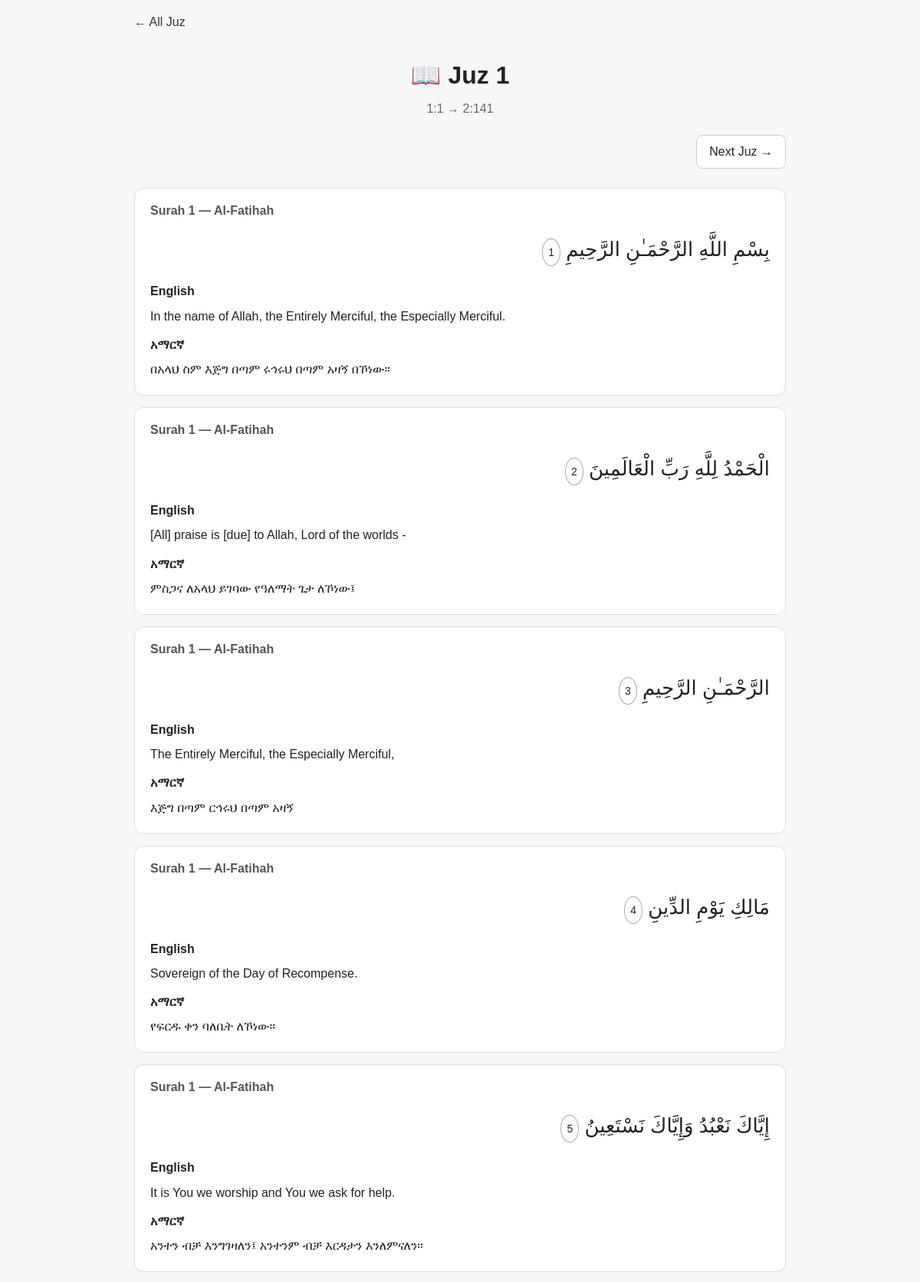
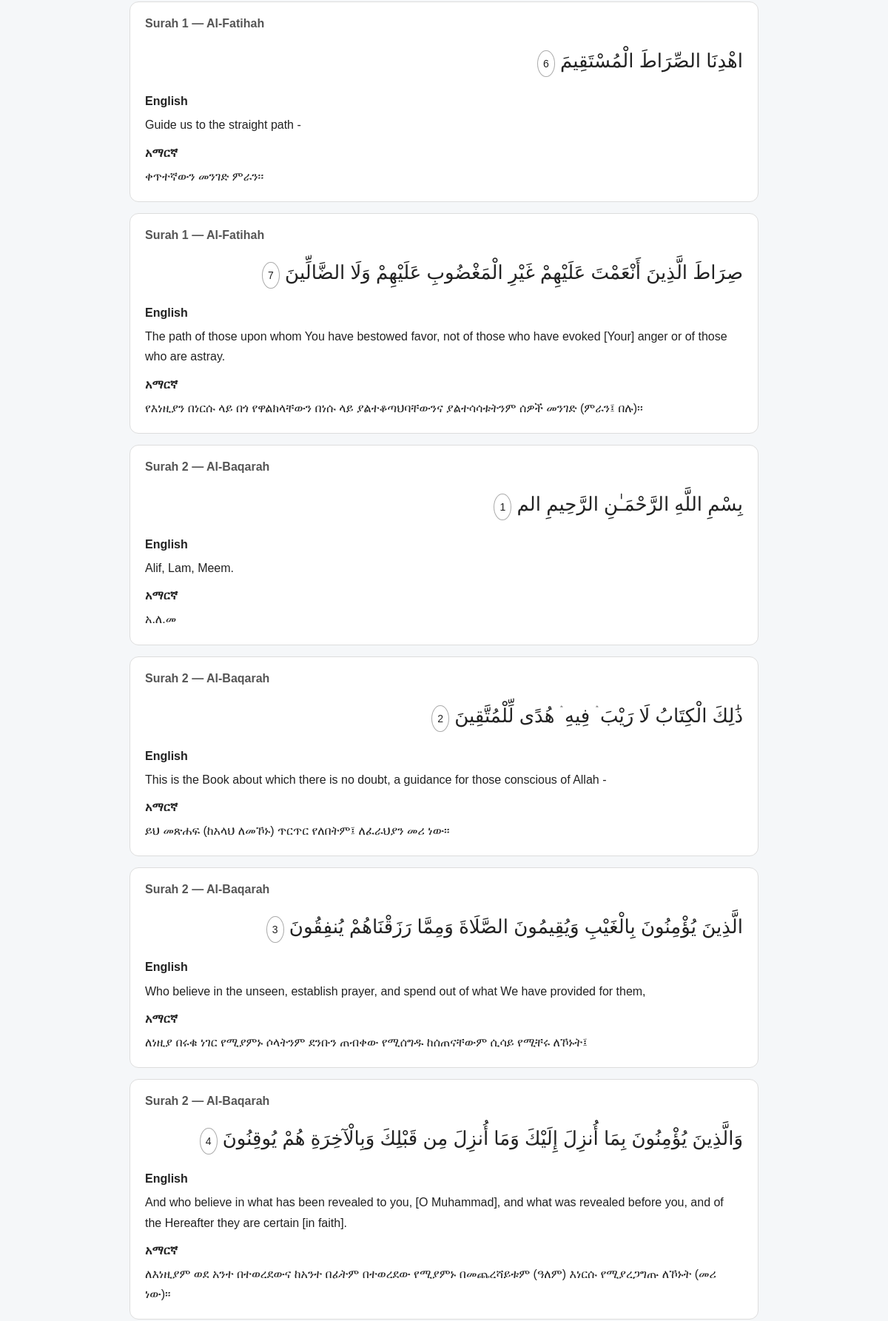
/quran/juz/1 (upper part), run on the app's committed database (2 pictures, top to bottom).
### tables this page shows
CREATE TABLE verses (
    id INTEGER PRIMARY KEY AUTOINCREMENT,
    surah_id INTEGER NOT NULL,
    verse_number INTEGER NOT NULL,
    arabic_text TEXT NOT NULL,
    translation_en TEXT,
    translation_am TEXT,
    FOREIGN KEY (surah_id) REFERENCES surahs(id),
    UNIQUE(surah_id, verse_number)
);

CREATE TABLE surahs (
    id INTEGER PRIMARY KEY AUTOINCREMENT,
    number INTEGER UNIQUE NOT NULL,
    name_ar TEXT NOT NULL,
    name_en TEXT NOT NULL,
    name_am TEXT,
    revelation_type TEXT,
    verse_count INTEGER NOT NULL
);

### app.py (the view)
@app.route("/quran/juz/<int:juz_number>")
def quran_juz(juz_number):
    if juz_number < 1 or juz_number > 30:
        return "Juz not found", 404
    juz_info = QURAN_JUZ_MAPPING.get(str(juz_number))
    if not juz_info:
        return "Juz data not found", 404
    conn = get_db()
    verses = []
    for surah, verse_range in juz_info["verse_mapping"].items():
        start, end = map(int, verse_range.split("-"))
        rows = conn.execute("""
            SELECT
                v.id,
                v.surah_id,
                v.verse_number,
                v.arabic_text,
                v.translation_en,
                v.translation_am,
                s.number AS surah_number,
                s.name_en AS surah_name_en
            FROM verses v
            JOIN surahs s ON s.id = v.surah_id
            WHERE s.number = ?
              AND v.verse_number BETWEEN ? AND ?
            ORDER BY v.verse_number
        """, (int(surah), start, end)).fetchall()
        verses.extend(rows)
    conn.close()
    if not verses:
        return "No verses found for this Juz", 404
    previous_juz = juz_number - 1 if juz_number > 1 else None
    next_juz = juz_number + 1 if juz_number < 30 else None
    return render_template(
        "juz_reader.html",
        verses=verses,
        juz_number=juz_number,
        juz_info=juz_info,
        previous_juz=previous_juz,
        next_juz=next_juz
    )

### app.py (called while the page is built)
def get_db():
    conn = sqlite3.connect(DATABASE)
    conn.row_factory = sqlite3.Row
    return conn

### templates/juz_reader.html (shortened to what this page needs)
<!DOCTYPE html>
<html lang="en">
<head>
</head>
<body>
<div class="container">
    <a href="/juz" class="back">← All Juz</a>
    <div class="header">
        <h1>📖 Juz {{ juz_number }}</h1>
        <p>
            {{ juz_info.first_verse_key }}
            →
            {{ juz_info.last_verse_key }}
        </p>
    </div>
    <div class="navigation">
        {% if next_juz %}
            <a href="/quran/juz/{{ next_juz }}">Next Juz →</a>
        {% endif %}
    </div>
    {% for verse in verses %}
        <div class="verse">
            <div class="surah-name">
                Surah {{ verse.surah_number }} — {{ verse.surah_name_en }}
            </div>
            <div class="arabic">
                {{ verse.arabic_text }}
                <span class="verse-number">
                    {{ verse.verse_number }}
                </span>
            </div>
            {% if verse.translation_en %}
                <div class="translation">
                    <div class="translation-title">English</div>
                    {{ verse.translation_en }}
                </div>
            {% endif %}
            {% if verse.translation_am %}
                <div class="translation">
                    <div class="translation-title">አማርኛ</div>
                    {{ verse.translation_am }}
                </div>
            {% endif %}
        </div>
    {% endfor %}
</div>
</body>
</html>

### templates/juz_reader.html (style rules this page uses)
body { margin: 0; font-family: Arial, sans-serif; background: #f5f7f9; color: #222; }
.container { max-width: 850px; margin: auto; padding: 20px; }
.header { text-align: center; margin-bottom: 25px; }
.header h1 { margin-bottom: 8px; }
.header p { color: #666; }
.verse { background: white; border: 1px solid #ddd; border-radius: 12px; padding: 20px; margin-bottom: 15px; }
.surah-name { font-weight: bold; margin-bottom: 15px; color: #555; }
.arabic { direction: rtl; text-align: right; font-size: 26px; line-height: 2; margin-bottom: 15px; }
.verse-number { display: inline-block; font-size: 14px; border: 1px solid #aaa; border-radius: 50%; padding: 3px 7px; margin-left: 8px; }
.translation { line-height: 1.7; margin-top: 10px; }
.translation-title { font-weight: bold; margin-bottom: 5px; }
.navigation { display: flex; justify-content: space-between; gap: 10px; margin: 25px 0; }
.navigation a { text-decoration: none; background: white; border: 1px solid #ccc; border-radius: 8px; padding: 12px 16px; color: #222; }
.back { display: inline-block; margin-bottom: 20px; text-decoration: none; color: #333; }

### data on the page
verses: surah_number "1", surah_name_en "Al-Fatihah", arabic_text "بِسْمِ اللَّهِ الرَّحْمَـٰنِ الرَّحِيمِ", verse_number "1", translation_en "In the name of Allah, the Entirely Merciful, the Especially Merciful.", translation_am "በአላህ ስም እጅግ በጣም ሩኅሩህ በጣም አዛኝ በኾነው፡፡"
verses: surah_number "1", surah_name_en "Al-Fatihah", arabic_text "الْحَمْدُ لِلَّهِ رَبِّ الْعَالَمِينَ", verse_number "2", translation_en "[All] praise is [due] to Allah, Lord of the worlds -", translation_am "ምስጋና ለአላህ ይገባው የዓለማት ጌታ ለኾነው፤"
verses: surah_number "1", surah_name_en "Al-Fatihah", arabic_text "الرَّحْمَـٰنِ الرَّحِيمِ", verse_number "3", translation_en "The Entirely Merciful, the Especially Merciful,", translation_am "እጅግ በጣም ርኅሩህ በጣም አዛኝ"
verses: surah_number "1", surah_name_en "Al-Fatihah", arabic_text "مَالِكِ يَوْمِ الدِّينِ", verse_number "4", translation_en "Sovereign of the Day of Recompense.", translation_am "የፍርዱ ቀን ባለቤት ለኾነው፡፡"
verses: surah_number "1", surah_name_en "Al-Fatihah", arabic_text "إِيَّاكَ نَعْبُدُ وَإِيَّاكَ نَسْتَعِينُ", verse_number "5", translation_en "It is You we worship and You we ask for help.", translation_am "አንተን ብቻ እንግገዛለን፤ አንተንም ብቻ እርዳታን እንለምናለን፡፡"
verses: surah_number "1", surah_name_en "Al-Fatihah", arabic_text "اهْدِنَا الصِّرَاطَ الْمُسْتَقِيمَ", verse_number "6", translation_en "Guide us to the straight path -", translation_am "ቀጥተኛውን መንገድ ምራን፡፡"
verses: surah_number "1", surah_name_en "Al-Fatihah", arabic_text "صِرَاطَ الَّذِينَ أَنْعَمْتَ عَلَيْهِمْ غَيْرِ الْمَغْضُوبِ عَلَيْهِمْ وَلَا الضَّالِّينَ", verse_number "7", translation_en "The path of those upon whom You have bestowed favor, not of those who have evoked [Your] anger or of those who are astray.", translation_am "የእነዚያን በነርሱ ላይ በጎ የዋልክላቸውን በነሱ ላይ ያልተቆጣህባቸውንና ያልተሳሳቱትንም ሰዎች መንገድ (ምራን፤ በሉ)፡፡"
verses: surah_number "2", surah_name_en "Al-Baqarah", arabic_text "بِسْمِ اللَّهِ الرَّحْمَـٰنِ الرَّحِيمِ الم", verse_number "1", translation_en "Alif, Lam, Meem.", translation_am "አ.ለ.መ"
verses: surah_number "2", surah_name_en "Al-Baqarah", arabic_text "ذَٰلِكَ الْكِتَابُ لَا رَيْبَ ۛ فِيهِ ۛ هُدًى لِّلْمُتَّقِينَ", verse_number "2", translation_en "This is the Book about which there is no doubt, a guidance for those conscious of Allah -", translation_am "ይህ መጽሐፍ (ከአላህ ለመኾኑ) ጥርጥር የለበትም፤ ለፈራህያን መሪ ነው፡፡"
verses: surah_number "2", surah_name_en "Al-Baqarah", arabic_text "الَّذِينَ يُؤْمِنُونَ بِالْغَيْبِ وَيُقِيمُونَ الصَّلَاةَ وَمِمَّا رَزَقْنَاهُمْ يُنفِقُونَ", verse_number "3", translation_en "Who believe in the unseen, establish prayer, and spend out of what We have provided for them,", translation_am "ለነዚያ በሩቁ ነገር የሚያምኑ ሶላትንም ደንቡን ጠብቀው የሚሰግዱ ከሰጠናቸውም ሲሳይ የሚቸሩ ለኾኑት፤"
verses: surah_number "2", surah_name_en "Al-Baqarah", arabic_text "وَالَّذِينَ يُؤْمِنُونَ بِمَا أُنزِلَ إِلَيْكَ وَمَا أُنزِلَ مِن قَبْلِكَ وَبِالْآخِرَةِ هُمْ يُوقِنُونَ", verse_number "4", translation_en "And who believe in what has been revealed to you, [O Muhammad], and what was revealed before you, and of the Hereafter they are certain [in faith].", translation_am "ለእነዚያም ወደ አንተ በተወረደውና ከአንተ በፊትም በተወረደው የሚያምኑ በመጨረሻይቱም (ዓለም) እነርሱ የሚያረጋግጡ ለኾኑት (መሪ ነው)፡፡"

### other printed values
{{ juz_number }} "1"
{{ juz_info.first_verse_key }} "1:1"
{{ juz_info.last_verse_key }} "2:141"
